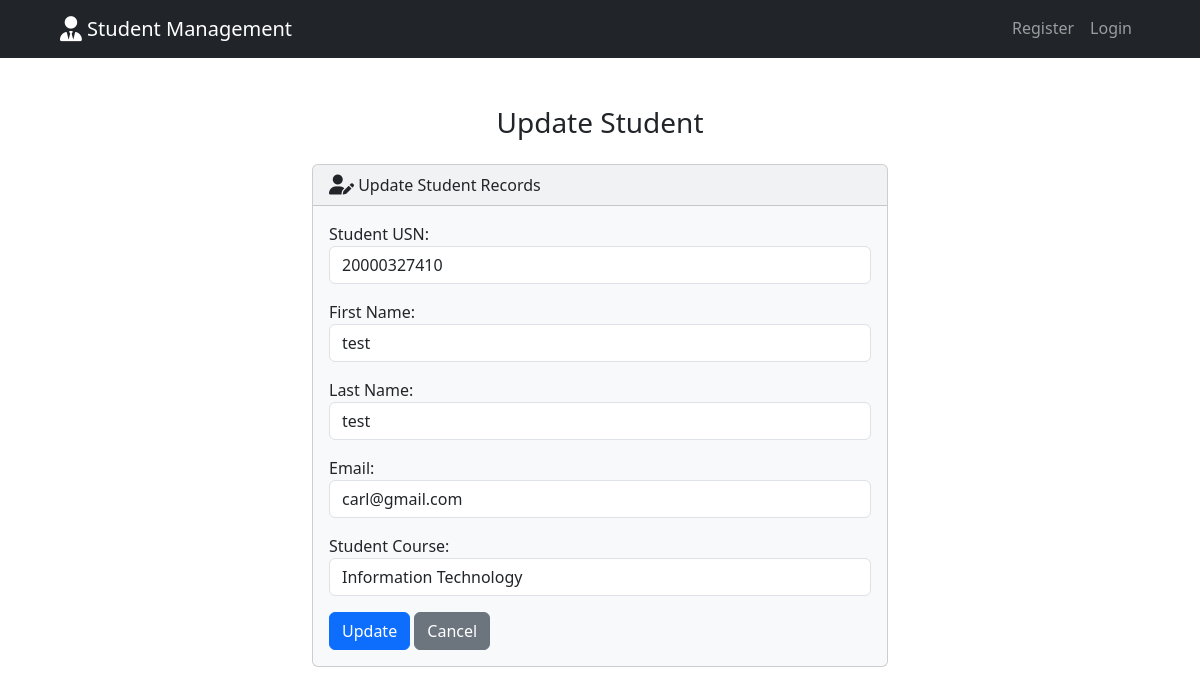
The app's page /edit/1/, older data.
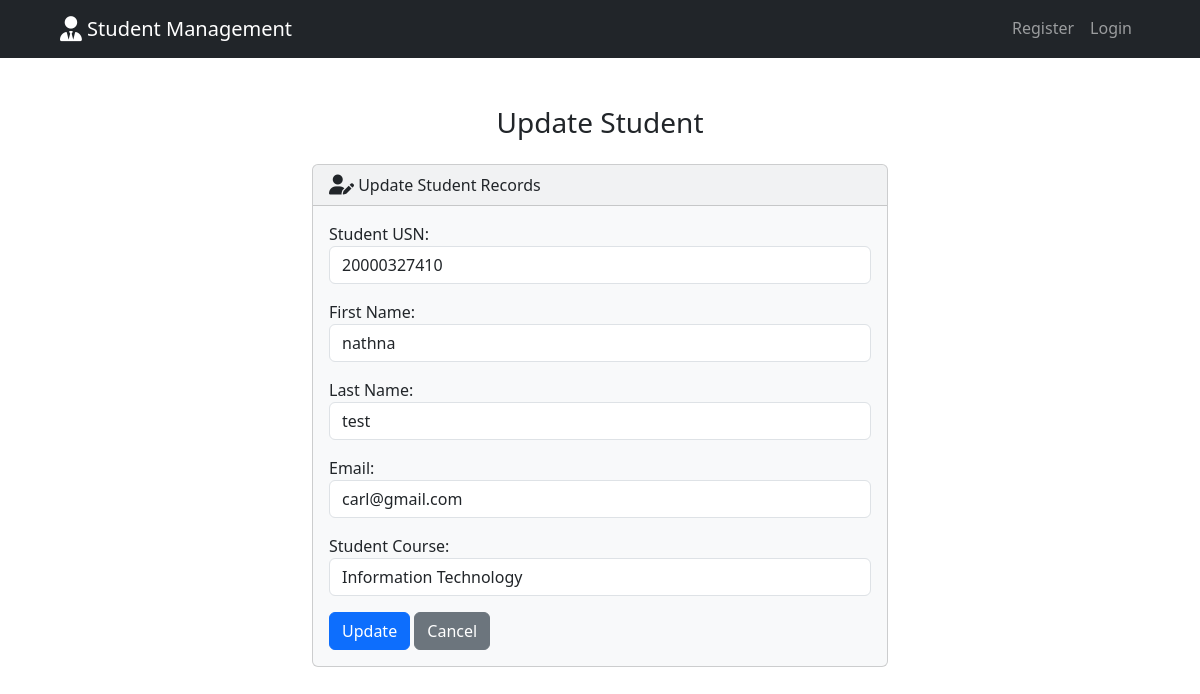
The same page, newer data.
### myapp/models.py (models this page shows, shortened)
class Student(models.Model):
    student_usn = models.PositiveIntegerField()
    first_name = models.CharField(max_length=50)
    last_name = models.CharField(max_length=50)
    email = models.EmailField(max_length=100)
    student_course = models.ForeignKey(Course, on_delete=models.SET_NULL, null=True, related_name="students")

### myapp/views.py (the view)
# urls.py: path('edit/<int:id>/', views.edit, name='edit'),
def edit(request, id):
  if request.method == 'POST':
    student = Student.objects.get(pk=id)
    form = StudentForm(request.POST, instance=student)
    if form.is_valid():
      form.save()
      return render(request, 'edit.html', {
        'form': form,
        'success': True
      })
  else:
    student = Student.objects.get(pk=id)
    form = StudentForm(instance=student)
  return render(request, 'edit.html', {
    'form': form
  })

### myapp/forms.py
class StudentForm(forms.ModelForm):
    class Meta:
        model = Student
        fields = ['student_usn', 'first_name', 'last_name', 'email', 'student_course']
        labels = {
            'student_usn': 'Student USN',
            'first_name': 'First Name',
            'last_name': 'Last Name',
            'email': 'Email',
            'student_course': 'Student Course',
        }
        widgets = {
            'student_usn': forms.NumberInput(attrs={'class': 'form-control'}),
            'first_name': forms.TextInput(attrs={'class': 'form-control'}),
            'last_name': forms.TextInput(attrs={'class': 'form-control'}),
            'email': forms.EmailInput(attrs={'class': 'form-control'}),
            'student_course': forms.Select(attrs={'class': 'form-control'}),
        }

### myapp/models.py (called while the page is built)
    def __str__(self):
        return self.name

### myapp/templates/edit.html
{% extends "base.html" %} {% block body %}
<h3 class="text-center m-4">Update Student</h3>
{% if success %}
<div class="alert alert-success" role="alert">
  Update Success
  <a href="{% url 'index' %}" class="alert-link">Go to Home Page.</a>
</div>
{% else %}
<div class="row justify-content-center">
  <div class="col-6">
    <div class="card bg-light mb-3">
      <div class="card-header">
        <i class="fa-solid fa-user-pen fa-lg"></i> Update Student Records
      </div>
      <div class="card-body">
        <form action="" method="POST">
          {% csrf_token %} {{ form.as_p }}
          <button type="submit" class="btn btn-primary">Update</button>
          <a href="{% url 'index' %}" class="btn btn-secondary">Cancel</a>
        </form>
      </div>
    </div>
  </div>
</div>
{% endif %} {% endblock %}

Row changes from the older to the newer data that the page shows:
changed Student "test": first_name "test" → "nathna"
